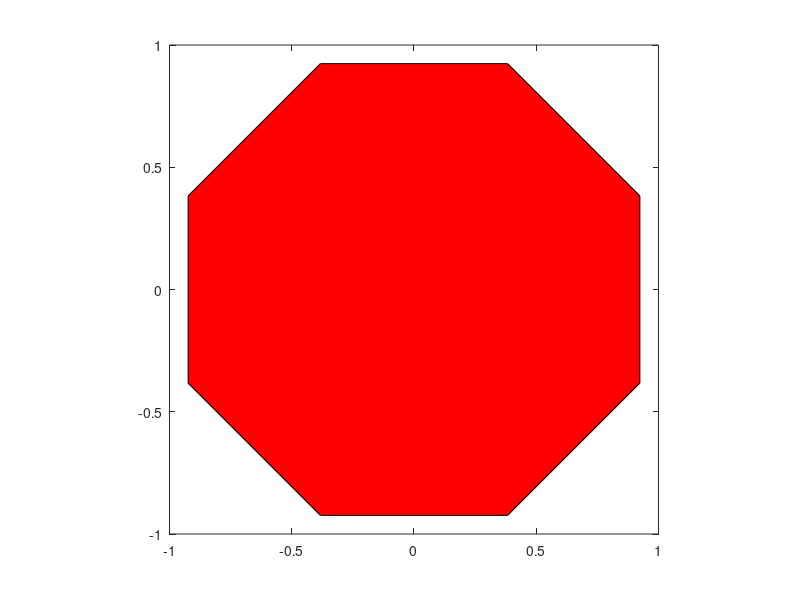

Write the MATLAB code that produced this figure.
%Drawing a Polygon.

%Define the number of sides you want.
sides = 8;
all = 2*sides;

angle = (1/all:1/sides:1)'*2*pi;

x = sin(angle);

y = cos(angle);
fill(x,y,'r')

axis square